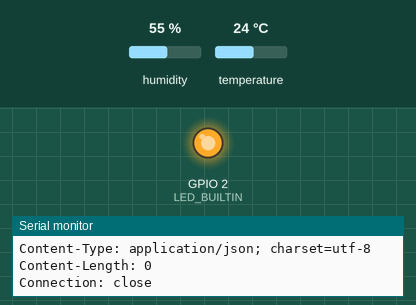
Simulated run of this sketch. Board: ESP8266 (NodeMCU). Shown: output pins drawn as LEDs (lit = HIGH, except the on-board LED, lit = LOW), the last lines printed to the serial monitor. The test bench sets the inputs (shaded band); at power-on: humidity 55 %, temperature 24 °C. WiFi joins after 1.5 s; servers stay silent unless stated; uploads are accepted with an empty reply.

Above: at 7.1 s.
At 10.2 s:
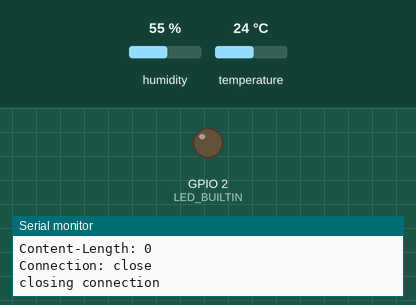
Timing chart, 0 to 21.2 s (numbered marks = the images above):
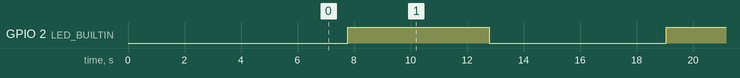

The sketch:

wifi_test.ino
```cpp
/*
 *  This sketch sends data via HTTP GET requests to data.sparkfun.com service.
 *
 *  You need to get streamId and privateKey at data.sparkfun.com and paste them
 *  below. Or just customize this script to talk to other HTTP servers.
 *
 */

#include "DHT.h"
#include <ESP8266WiFi.h>

#define DHTPIN 5     // what digital pin we're connected to

#define DHTTYPE DHT22

DHT dht(DHTPIN, DHTTYPE);

const char* ssid     = "MSFTFLUX";
const char* password = "weareinflux";

const char* host = "temperatureviz.azurewebsites.net";
const char* id   = "TeamWolfNastya";

void setup() {
  Serial.begin(115200);
  delay(10);

  pinMode(LED_BUILTIN, OUTPUT);

  dht.begin();

  // We start by connecting to a WiFi network

  Serial.println();
  Serial.println();
  Serial.print("Connecting to ");
  Serial.println(ssid);

  WiFi.begin(ssid, password);

  while (WiFi.status() != WL_CONNECTED) {
    delay(500);
    Serial.print(".");
  }

  Serial.println("");
  Serial.println("WiFi connected");
  Serial.println("IP address: ");
  Serial.println(WiFi.localIP());

  delay(5000);
}

int value = 0;

void loop() {
  ++value;

  Serial.print("connecting to ");
  Serial.println(host);

  // Use WiFiClient class to create TCP connections
  WiFiClient client;
  const int httpPort = 80;
  if (!client.connect(host, httpPort)) {
    Serial.println("connection failed");
    return;
  }

  float t = dht.readTemperature();

  // Check if any reads failed and exit early (to try again).
  if (isnan(t)) {
    Serial.println("Failed to read from DHT sensor!");
    return;
  }

  Serial.print(" %\t");
  Serial.print("Temperature: ");
  Serial.print(t);
  Serial.println(" *C ");

  // We now create a URI for the request
  String url = "/data/";
  url += "?id=";
  url += id;
  url += "&value=";
  url += t;
  url += "&label=";
  url += 1;

  Serial.print("Requesting URL: ");
  Serial.println(url);

  // This will send the request to the server
  client.print(String("GET ") + url + " HTTP/1.1\r\n" +
               "Host: " + host + "\r\n" +
               "Connection: close\r\n\r\n");
  unsigned long timeout = millis();
  while (client.available() == 0) {
    if (millis() - timeout > 5000) {
      Serial.println(">>> Client Timeout !");
      client.stop();
      return;
    }
  }

  // Read all the lines of the reply from server and print them to Serial
  while(client.available()){
    String line = client.readStringUntil('\r');
    Serial.print(line);
  }

  Serial.println();
  Serial.println("closing connection");

  digitalWrite(LED_BUILTIN, HIGH);

  delay(5000);

  digitalWrite(LED_BUILTIN, LOW);

  delay(5000);
}
```

Measured:
- by itself, GPIO 2 (LED_BUILTIN): alternates HIGH for 5.0 s and LOW for 6.3 s
